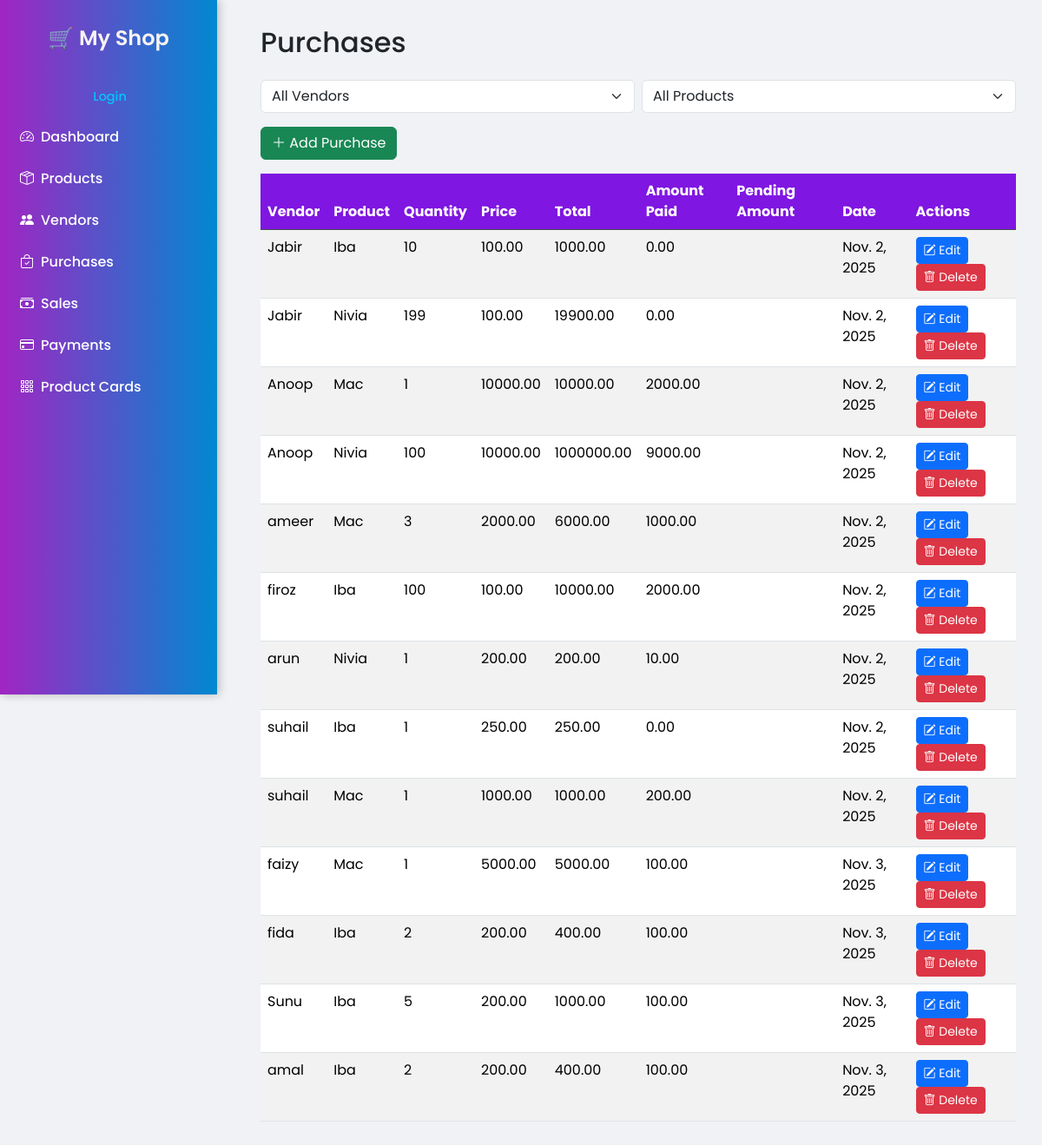
Page /purchases/ on the committed database.
### core/models.py (models this page shows, shortened)
class Purchase(models.Model):
    vendor = models.ForeignKey(Vendor, on_delete=models.CASCADE, related_name='purchases')
    product = models.ForeignKey(Product, on_delete=models.CASCADE)
    quantity = models.IntegerField()
    price = models.DecimalField(max_digits=10, decimal_places=2)
    total_price = models.DecimalField(max_digits=10, decimal_places=2)
    amount_paid = models.DecimalField(max_digits=10, decimal_places=2, default=Decimal('0.00'))
    date = models.DateField(default=timezone.now)

class Vendor(models.Model):
    name = models.CharField(max_length=150)
    phone = models.CharField(max_length=15, blank=True)
    opening_balance = models.DecimalField(max_digits=10, decimal_places=2, default=Decimal('0.00'))
    balance = models.DecimalField(max_digits=10, decimal_places=2, default=Decimal('0.00'))
    def __str__(self):
        return self.name

class Product(models.Model):
    subcategory = models.ForeignKey(SubCategory, on_delete=models.CASCADE)
    name = models.CharField(max_length=150)
    image = models.ImageField(upload_to='products/', null=True, blank=True)
    stock = models.IntegerField(default=0)
    purchase_price = models.DecimalField(max_digits=10, decimal_places=2)  # ✅ was FloatField
    sale_price = models.DecimalField(max_digits=10, decimal_places=2)      # ✅ was FloatField
    def __str__(self):
        return self.name

### core/views.py (the view)
# urls.py: path('purchases/', views.purchases, name='purchases'),
def purchases(request):
    vendors = Vendor.objects.all()
    products = Product.objects.all()
    selected_vendor = request.GET.get('vendor')
    selected_product = request.GET.get('product')
    purchases = Purchase.objects.select_related('vendor', 'product').all()
    if selected_vendor:
        purchases = purchases.filter(vendor_id=selected_vendor)
    if selected_product:
        purchases = purchases.filter(product_id=selected_product)
    for p in purchases:
        p.total_price = p.quantity * p.price
    form = PurchaseForm(request.POST or None)
    if request.method == 'POST' and form.is_valid():
        purchase = form.save()
        purchase.product.stock += purchase.quantity
        purchase.product.save()
        return redirect('purchases')
    edit_forms_list = [(p, PurchaseForm(instance=p)) for p in purchases]
    context = {
        'vendors': vendors,
        'products': products,
        'purchases': purchases,
        'form': form,
        'edit_forms_list': edit_forms_list,
        'selected_vendor': selected_vendor,
        'selected_product': selected_product,
    }
    return render(request, 'core/purchases.html', context)

### core/forms.py
class PurchaseForm(forms.ModelForm):
    class Meta:
        model = Purchase
        fields = ['vendor', 'product', 'quantity', 'price', 'amount_paid', 'date']

### core/templates/core/purchases.html (shortened to what this page needs)
{% extends 'core/base.html' %}
{% block content %}
{% load static %}
{% load custom_tags %}
<h2 class="mb-4">Purchases</h2>
<form method="GET" class="mb-3 d-flex gap-2">
    <select name="vendor" class="form-select" onchange="this.form.submit()">
        <option value="">All Vendors</option>
    </select>
    <select name="product" class="form-select" onchange="this.form.submit()">
        <option value="">All Products</option>
    </select>
</form>
<button class="btn btn-success mb-3" data-bs-toggle="modal" data-bs-target="#addPurchaseModal">
    <i class="bi bi-plus-lg"></i> Add Purchase
</button>
<table class="table table-hover table-striped">
    <thead class="table-dark">
        <tr>
            <th>Vendor</th>
            <th>Product</th>
            <th>Quantity</th>
            <th>Price</th>
            <th>Total</th>
            <th>Amount Paid</th>
            <th>Pending Amount</th>
            <th>Date</th>
            <th>Actions</th>
        </tr>
    </thead>
    <tbody>
        {% for purchase in purchases %}
        <tr>
            <td>{{ purchase.vendor.name }}</td>
            <td>{{ purchase.product.name }}</td>
            <td>{{ purchase.quantity }}</td>
            <td>{{ purchase.price }}</td>
            <td>{{ purchase.total_price }}</td>
            <td>{{purchase.amount_paid}}</td>
           <td>{{ purchase.pending_amount }}</td>
            <td>{{ purchase.date }}</td>
            <td>
                <button class="btn btn-primary btn-sm" data-bs-toggle="modal" data-bs-target="#editModal{{ purchase.id }}">
                     <i class="bi bi-pencil-square"></i> Edit
                </button>
                <button class="btn btn-danger btn-sm" data-bs-toggle="modal" data-bs-target="#deletePurchaseModal{{ purchase.id }}">
                    <i class="bi bi-trash"></i> Delete
                </button>
            </td>
        </tr>
        {% endfor %}
    </tbody>
</table>
{% endblock %}

### core/templates/core/base.html (style rules this page uses)
body { font-family: 'Poppins', sans-serif; background: #f0f2f5; }
th { background-color: #7f16e1 !important; color: white; }

### rows in the picture
Purchase: vendor.name "Jabir", product.name "Iba", quantity "10", price "100.00", total_price "1000.00", amount_paid "0.00", date "Nov. 2, 2025"
Purchase: vendor.name "Jabir", product.name "Nivia", quantity "199", price "100.00", total_price "19900.00", amount_paid "0.00", date "Nov. 2, 2025"
Purchase: vendor.name "Anoop", product.name "Mac", quantity "1", price "10000.00", total_price "10000.00", amount_paid "2000.00", date "Nov. 2, 2025"
Purchase: vendor.name "Anoop", product.name "Nivia", quantity "100", price "10000.00", total_price "1000000.00", amount_paid "9000.00", date "Nov. 2, 2025"
Purchase: vendor.name "ameer", product.name "Mac", quantity "3", price "2000.00", total_price "6000.00", amount_paid "1000.00", date "Nov. 2, 2025"
Purchase: vendor.name "firoz", product.name "Iba", quantity "100", price "100.00", total_price "10000.00", amount_paid "2000.00", date "Nov. 2, 2025"
Purchase: vendor.name "arun", product.name "Nivia", quantity "1", price "200.00", total_price "200.00", amount_paid "10.00", date "Nov. 2, 2025"
Purchase: vendor.name "suhail", product.name "Iba", quantity "1", price "250.00", total_price "250.00", amount_paid "0.00", date "Nov. 2, 2025"
Purchase: vendor.name "suhail", product.name "Mac", quantity "1", price "1000.00", total_price "1000.00", amount_paid "200.00", date "Nov. 2, 2025"
Purchase: vendor.name "faizy", product.name "Mac", quantity "1", price "5000.00", total_price "5000.00", amount_paid "100.00", date "Nov. 3, 2025"
Purchase: vendor.name "fida", product.name "Iba", quantity "2", price "200.00", total_price "400.00", amount_paid "100.00", date "Nov. 3, 2025"
Purchase: vendor.name "Sunu", product.name "Iba", quantity "5", price "200.00", total_price "1000.00", amount_paid "100.00", date "Nov. 3, 2025"
Purchase: vendor.name "amal", product.name "Iba", quantity "2", price "200.00", total_price "400.00", amount_paid "100.00", date "Nov. 3, 2025"
